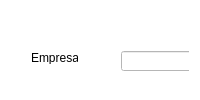
            <widget class="QWidget" name="page_uno">
             <property name="styleSheet">
              <string notr="true">background-color: rgb(255, 255, 255);</string>
             </property>
             <layout class="QVBoxLayout" name="verticalLayout_4">
              <item>
               <widget class="QWidget" name="widget" native="true">
                <widget class="QPushButton" name="btn_guardar_proveedor">
                 <property name="geometry">
                  <rect>
                   <x>290</x>
                   <y>40</y>
                   <width>75</width>
                   <height>23</height>
                  </rect>
                 </property>
                 <property name="text">
                  <string>Guardar</string>
                 </property>
                </widget>
                <widget class="QLineEdit" name="txt_empresa">
                 <property name="geometry">
                  <rect>
                   <x>110</x>
                   <y>40</y>
                   <width>113</width>
                   <height>20</height>
                  </rect>
                 </property>
                </widget>
                <widget class="QLabel" name="label_3">
                 <property name="geometry">
                  <rect>
                   <x>20</x>
                   <y>40</y>
                   <width>47</width>
                   <height>13</height>
                  </rect>
                 </property>
                 <property name="text">
                  <string>Empresa</string>
                 </property>
                </widget>
                <widget class="QLabel" name="label_4">
                 <property name="geometry">
                  <rect>
                   <x>20</x>
                   <y>80</y>
                   <width>47</width>
                   <height>21</height>
                  </rect>
                 </property>
                 <property name="text">
                  <string>Cantidad</string>
                 </property>
                </widget>
                <widget class="QLabel" name="label_5">
                 <property name="geometry">
                  <rect>
                   <x>20</x>
                   <y>110</y>
                   <width>47</width>
                   <height>21</height>
                  </rect>
                 </property>
                 <property name="text">
                  <string>Precio</string>
                 </property>
                </widget>
                <widget class="QLabel" name="label_6">
                 <property name="geometry">
                  <rect>
                   <x>20</x>
                   <y>140</y>
                   <width>47</width>
                   <height>21</height>
                  </rect>
                 </property>
                 <property name="text">
                  <string>Codigo</string>
                 </property>
                </widget>
                <widget class="QLineEdit" name="txt_cantidad_pro">
                 <property name="geometry">
                  <rect>
                   <x>110</x>
                   <y>80</y>
                   <width>113</width>
                   <height>20</height>
                  </rect>
                 </property>
                </widget>
                <widget class="QLineEdit" name="txt_precio_pro">
                 <property name="geometry">
                  <rect>
                   <x>110</x>
                   <y>120</y>
                   <width>113</width>
                   <height>20</height>
                  </rect>
                 </property>
                </widget>
                <widget class="QLineEdit" name="txt_codigo_pro">
                 <property name="geometry">
                  <rect>
                   <x>110</x>
                   <y>150</y>
                   <width>113</width>
                   <height>20</height>
                  </rect>
                 </property>
                </widget>
               </widget>
              </item>
             </layout>
            </widget>
